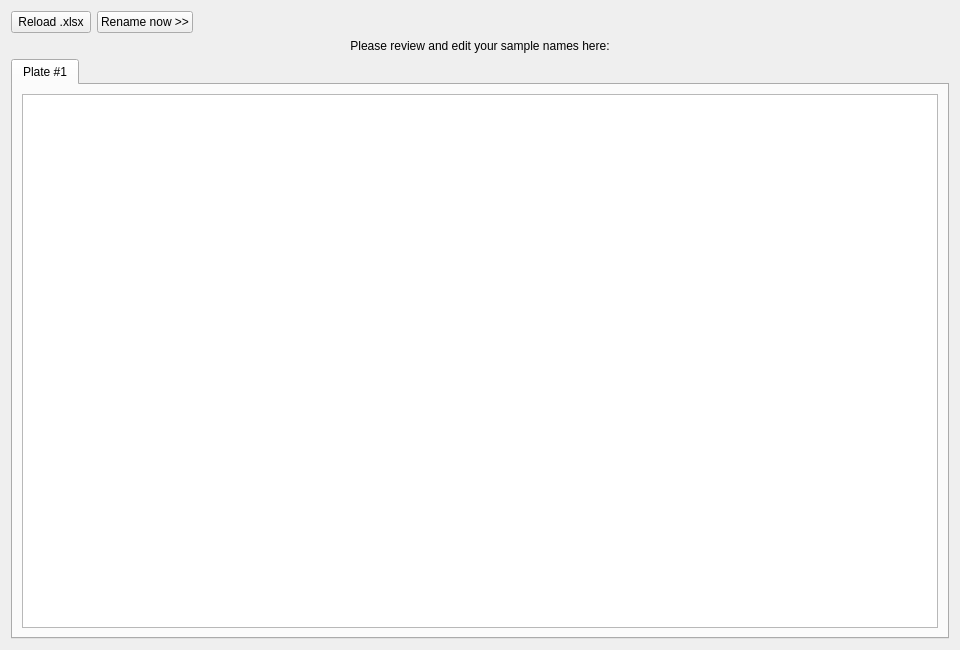
<?xml version="1.0" encoding="UTF-8"?>
<ui version="4.0">
 <class>Form</class>
 <widget class="QWidget" name="Form">
  <property name="geometry">
   <rect>
    <x>0</x>
    <y>0</y>
    <width>960</width>
    <height>650</height>
   </rect>
  </property>
  <property name="windowTitle">
   <string>Renaming preview (CytoFlex)</string>
  </property>
  <layout class="QGridLayout" name="gridLayout">
   <item row="0" column="0">
    <layout class="QHBoxLayout" name="horizontalLayout">
     <item>
      <widget class="QPushButton" name="reloadPB">
       <property name="text">
        <string>Reload .xlsx</string>
       </property>
      </widget>
     </item>
     <item>
      <widget class="QPushButton" name="renamePB">
       <property name="text">
        <string>Rename now &gt;&gt;</string>
       </property>
      </widget>
     </item>
     <item>
      <spacer name="horizontalSpacer">
       <property name="orientation">
        <enum>Qt::Horizontal</enum>
       </property>
       <property name="sizeHint" stdset="0">
        <size>
         <width>40</width>
         <height>20</height>
        </size>
       </property>
      </spacer>
     </item>
    </layout>
   </item>
   <item row="2" column="0">
    <widget class="QTabWidget" name="tabWidget">
     <property name="tabShape">
      <enum>QTabWidget::Rounded</enum>
     </property>
     <property name="currentIndex">
      <number>0</number>
     </property>
     <widget class="QWidget" name="tab_plate1">
      <attribute name="title">
       <string>Plate #1</string>
      </attribute>
      <layout class="QHBoxLayout" name="horizontalLayout_2">
       <item>
        <widget class="QTableView" name="tableView1">
         <property name="font">
          <font>
           <pointsize>8</pointsize>
          </font>
         </property>
         <property name="styleSheet">
          <string notr="true">QHeaderView::section { background-color:lightGray }</string>
         </property>
         <property name="wordWrap">
          <bool>true</bool>
         </property>
         <attribute name="horizontalHeaderDefaultSectionSize">
          <number>125</number>
         </attribute>
        </widget>
       </item>
      </layout>
     </widget>
    </widget>
   </item>
   <item row="1" column="0">
    <widget class="QLabel" name="label">
     <property name="text">
      <string>Please review and edit your sample names here:</string>
     </property>
     <property name="alignment">
      <set>Qt::AlignCenter</set>
     </property>
    </widget>
   </item>
  </layout>
 </widget>
 <resources/>
 <connections/>
</ui>
